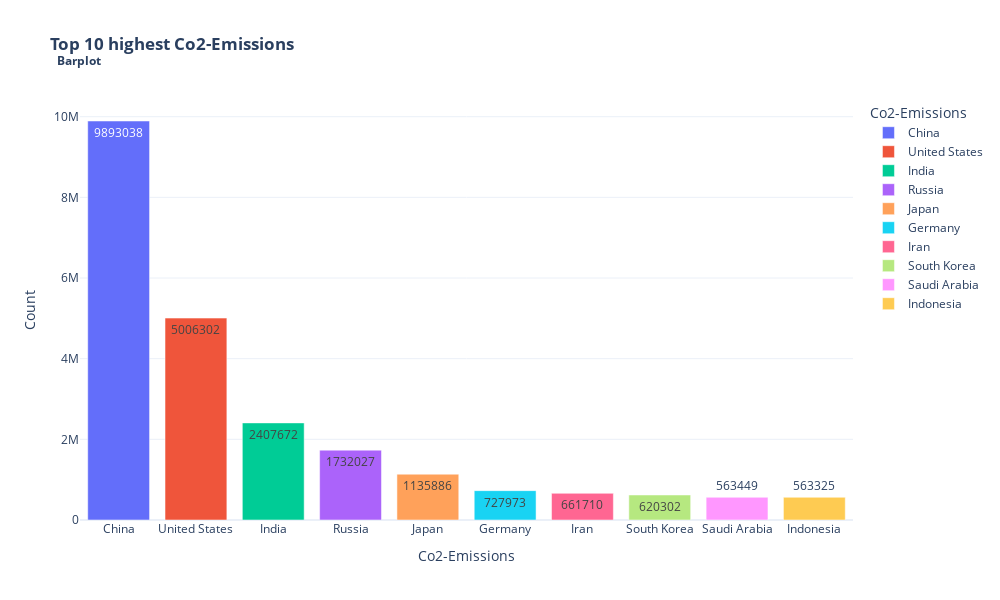

This figure's notebook cell:
### Markdown cell above
### Top 10 C02 Emissions

### Code cell
df = df.set_index('Country')
top10_barplot(df, 'Co2-Emissions')

### Figure 1 — Plotly figure (JSON) as saved in the notebook; plotly's stock layout.template omitted (floating-point values rounded to 4 significant figures)
{"data": [{"alignmentgroup": "True", "hovertemplate": "color=China<br>x=%{x}<br>y=%{y}<br>text=%{text}<extra></extra>", "legendgroup": "China", "marker": {"color": "#636efa", "pattern": {"shape": ""}}, "name": "China", "offsetgroup": "China", "orientation": "v", "showlegend": true, "text": [9893038], "textposition": "auto", "type": "bar", "x": ["China"], "xaxis": "x", "y": [9893038], "yaxis": "y"}, {"alignmentgroup": "True", "hovertemplate": "color=United States<br>x=%{x}<br>y=%{y}<br>text=%{text}<extra></extra>", "legendgroup": "United States", "marker": {"color": "#EF553B", "pattern": {"shape": ""}}, "name": "United States", "offsetgroup": "United States", "orientation": "v", "showlegend": true, "text": [5006302], "textposition": "auto", "type": "bar", "x": ["United States"], "xaxis": "x", "y": [5006302], "yaxis": "y"}, {"alignmentgroup": "True", "hovertemplate": "color=India<br>x=%{x}<br>y=%{y}<br>text=%{text}<extra></extra>", "legendgroup": "India", "marker": {"color": "#00cc96", "pattern": {"shape": ""}}, "name": "India", "offsetgroup": "India", "orientation": "v", "showlegend": true, "text": [2407672], "textposition": "auto", "type": "bar", "x": ["India"], "xaxis": "x", "y": [2407672], "yaxis": "y"}, {"alignmentgroup": "True", "hovertemplate": "color=Russia<br>x=%{x}<br>y=%{y}<br>text=%{text}<extra></extra>", "legendgroup": "Russia", "marker": {"color": "#ab63fa", "pattern": {"shape": ""}}, "name": "Russia", "offsetgroup": "Russia", "orientation": "v", "showlegend": true, "text": [1732027], "textposition": "auto", "type": "bar", "x": ["Russia"], "xaxis": "x", "y": [1732027], "yaxis": "y"}, {"alignmentgroup": "True", "hovertemplate": "color=Japan<br>x=%{x}<br>y=%{y}<br>text=%{text}<extra></extra>", "legendgroup": "Japan", "marker": {"color": "#FFA15A", "pattern": {"shape": ""}}, "name": "Japan", "offsetgroup": "Japan", "orientation": "v", "showlegend": true, "text": [1135886], "textposition": "auto", "type": "bar", "x": ["Japan"], "xaxis": "x", "y": [1135886], "yaxis": "y"}, {"alignmentgroup": "True", "hovertemplate": "color=Germany<br>x=%{x}<br>y=%{y}<br>text=%{text}<extra></extra>", "legendgroup": "Germany", "marker": {"color": "#19d3f3", "pattern": {"shape": ""}}, "name": "Germany", "offsetgroup": "Germany", "orientation": "v", "showlegend": true, "text": [727973], "textposition": "auto", "type": "bar", "x": ["Germany"], "xaxis": "x", "y": [727973], "yaxis": "y"}, {"alignmentgroup": "True", "hovertemplate": "color=Iran<br>x=%{x}<br>y=%{y}<br>text=%{text}<extra></extra>", "legendgroup": "Iran", "marker": {"color": "#FF6692", "pattern": {"shape": ""}}, "name": "Iran", "offsetgroup": "Iran", "orientation": "v", "showlegend": true, "text": [661710], "textposition": "auto", "type": "bar", "x": ["Iran"], "xaxis": "x", "y": [661710], "yaxis": "y"}, {"alignmentgroup": "True", "hovertemplate": "color=South Korea<br>x=%{x}<br>y=%{y}<br>text=%{text}<extra></extra>", "legendgroup": "South Korea", "marker": {"color": "#B6E880", "pattern": {"shape": ""}}, "name": "South Korea", "offsetgroup": "South Korea", "orientation": "v", "showlegend": true, "text": [620302], "textposition": "auto", "type": "bar", "x": ["South Korea"], "xaxis": "x", "y": [620302], "yaxis": "y"}, {"alignmentgroup": "True", "hovertemplate": "color=Saudi Arabia<br>x=%{x}<br>y=%{y}<br>text=%{text}<extra></extra>", "legendgroup": "Saudi Arabia", "marker": {"color": "#FF97FF", "pattern": {"shape": ""}}, "name": "Saudi Arabia", "offsetgroup": "Saudi Arabia", "orientation": "v", "showlegend": true, "text": [563449], "textposition": "auto", "type": "bar", "x": ["Saudi Arabia"], "xaxis": "x", "y": [563449], "yaxis": "y"}, {"alignmentgroup": "True", "hovertemplate": "color=Indonesia<br>x=%{x}<br>y=%{y}<br>text=%{text}<extra></extra>", "legendgroup": "Indonesia", "marker": {"color": "#FECB52", "pattern": {"shape": ""}}, "name": "Indonesia", "offsetgroup": "Indonesia", "orientation": "v", "showlegend": true, "text": [563325], "textposition": "auto", "type": "bar", "x": ["Indonesia"], "xaxis": "x", "y": [563325], "yaxis": "y"}], "layout": {"barmode": "relative", "height": 600, "legend": {"title": {"text": "Co2-Emissions"}, "tracegroupgap": 0}, "margin": {"l": 80, "t": 100}, "showlegend": true, "title": {"text": "<b>Top 10 highest Co2-Emissions<br> <sup> Barplot</sup></b>"}, "width": 1000, "xaxis": {"anchor": "y", "domain": [0, 1], "title": {"text": "Co2-Emissions"}}, "yaxis": {"anchor": "x", "domain": [0, 1], "title": {"text": "Count"}}}}
